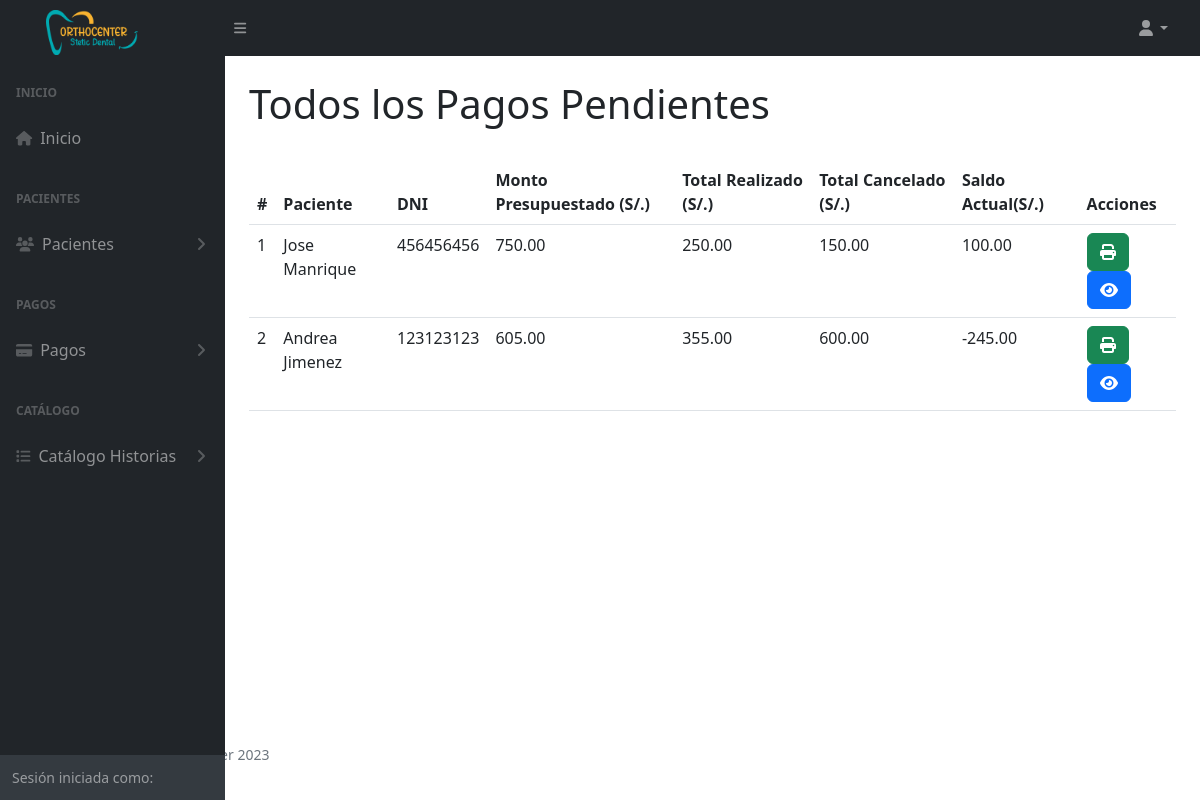
The page /pagosPendientes (signed in) on the database as committed earlier.
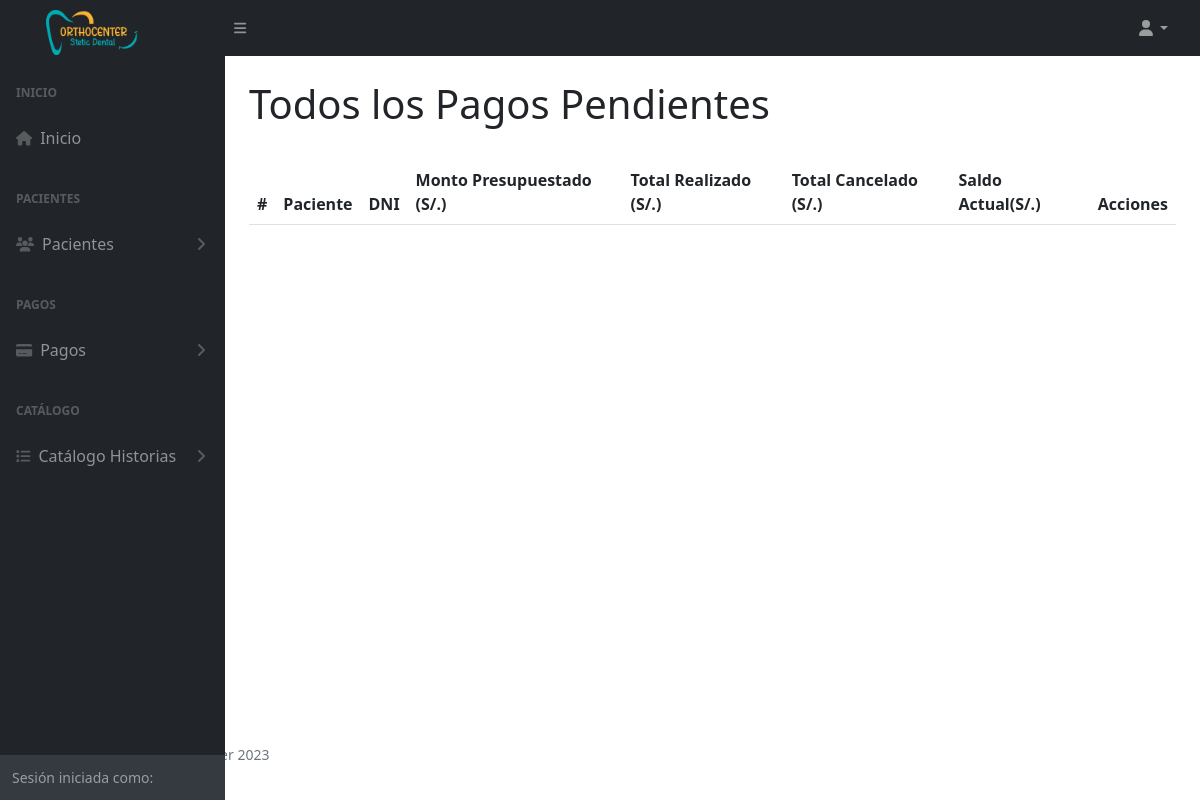
The same page on the database as committed later.
### tables this page shows
CREATE TABLE `tba_paciente`  (
  `IdPaciente` int NOT NULL AUTO_INCREMENT,
  `NombrePaciente` varchar(100) NOT NULL,
  `ApellidoPaciente` varchar(100) NOT NULL,
  `DNIPaciente` int NOT NULL,
  `SexoPaciente` varchar(12) NULL DEFAULT NULL,
  `EdadPaciente` varchar(11) NULL DEFAULT NULL,
  `FechaNacimiento` date NULL DEFAULT NULL,
  `CelularPaciente` varchar(11) NOT NULL,
  `DomicilioPaciente` varchar(255) NULL DEFAULT NULL,
  `LugarProcedencia` varchar(100) NULL DEFAULT NULL,
  `LugarNacimiento` varchar(80) NULL DEFAULT NULL,
  `GradoInstruccion` varchar(20) NULL DEFAULT NULL,
  `RazaPaciente` varchar(20) NULL DEFAULT NULL,
  `OcupacionPaciente` varchar(20) NULL DEFAULT NULL,
  `ReligionPaciente` varchar(20) NULL DEFAULT NULL,
  `EstadoCivil` varchar(20) NULL DEFAULT NULL,
  `NumeroContactoPaciente` varchar(11) NULL DEFAULT NULL,
  `NombreContactoPaciente` varchar(100) NULL DEFAULT NULL,
  `UsuarioCreado` int NOT NULL,
  `UsuarioActualiza` int NOT NULL,
  `FechaCreacion` datetime NOT NULL,
  `FechaActualizacion` datetime NOT NULL,
  PRIMARY KEY (`IdPaciente`) USING BTREE
);

CREATE TABLE `tba_tratamiento`  (
  `IdTratamiento` int NOT NULL AUTO_INCREMENT,
  `IdHistoriaClinica` int NOT NULL,
  `IdPaciente` int NOT NULL,
  `TotalTratamiento` decimal(10, 2) NULL DEFAULT NULL,
  `TotalPagado` decimal(10, 2) NULL DEFAULT NULL,
  `UsuarioCreado` int NOT NULL,
  `UsuarioActualiza` int NOT NULL,
  `FechaCreacion` datetime NOT NULL,
  `FechaActualizacion` datetime NOT NULL,
  PRIMARY KEY (`IdTratamiento`) USING BTREE,
  INDEX `fk_historiaclinica_tratamiento`(`IdHistoriaClinica`) USING BTREE,
  CONSTRAINT `fk_historiaclinica_tratamiento` FOREIGN KEY (`IdHistoriaClinica`) REFERENCES `tba_historiaclinica` (`IdHistoriaClinica`) ON DELETE RESTRICT ON UPDATE RESTRICT
);

### controller/plantilla.controller.php (called while the page is built, shortened)
<?php
class ControllerPlantilla
{
  static public function ctrPlantilla()
  {
    include "view/plantilla.php";
  }
}

### index.php (called while the page is built, shortened)
<?php
require_once "controller/plantilla.controller.php";
require_once "controller/historias.controller.php";
require_once "controller/tratamiento.controller.php";
require_once "controller/pagos.controller.php";
require_once "model/tratamiento.model.php";
require_once "model/pagos.model.php";
$plantilla = new ControllerPlantilla();
$plantilla -> ctrPlantilla();

### controller/pagos.controller.php (called while the page is built, shortened)
<?php
class ControllerPagos
{
  public static function ctrMostrarTotalPorPaciente()
  {
    $tabla = "tba_pago";
    $listaCostoTratamientos = ModelPagos::mdlMostrarTotalPorPaciente($tabla);
    return $listaCostoTratamientos;
  }
}

### model/conexion.php (called while the page is built)
<?php
class Conexion
{
  static public function conn()
  {
    $link = new PDO("mysql:host=localhost;dbname=db_orthocenter","root","");
		$link->exec("set names utf8");
		return $link;
  }
}

### model/pagos.model.php (called while the page is built, shortened)
<?php
require_once "conexion.php";
class ModelPagos
{
  public static function mdlMostrarTotalPorPaciente($tabla)
  {
    $statement = Conexion::conn()->prepare("SELECT
    tba_paciente.IdPaciente,
    tba_paciente.NombrePaciente,
    tba_paciente.ApellidoPaciente,
	  tba_paciente.DNIPaciente,
    tba_tratamiento.IdHistoriaClinica,
    tba_tratamiento.TotalTratamiento,
    tba_tratamiento.TotalPagado
    FROM
    $tabla
    INNER JOIN
    tba_paciente
    ON
      tba_pago.IdPaciente = tba_paciente.IdPaciente
    INNER JOIN
    tba_tratamiento
    INNER JOIN
    tba_detalletratamiento
    ON
      tba_tratamiento.IdTratamiento = tba_detalletratamiento.IdTratamiento
    INNER JOIN
    tba_historiaclinica
    ON
      tba_tratamiento.IdHistoriaClinica = tba_historiaclinica.IdHistoriaClinica AND
      tba_paciente.IdPaciente = tba_historiaclinica.IdPaciente
  GROUP BY
    tba_paciente.IdPaciente");
    $statement -> execute();
    return $statement -> fetchAll();
  }
}

### controller/tratamiento.controller.php (called while the page is built, shortened)
<?php
class ControllerTratamiento
{
  public static function ctrObtenerTotalesTratamiento($codPaciente)
  {
    $tabla = "tba_tratamiento";
    $respuesta = ModelTratamiento::mdlObtenerTotalesTratamiento($tabla, $codPaciente);
    return $respuesta;
  }
  public static function ctrObtenerTotalRealizado($codHistoria)
  {
    $tabla = "tba_detalletratamiento";
    $respuesta = ModelTratamiento::mdlObtenerTotalRealizado($tabla, $codHistoria);
    return $respuesta;
  }
}

### model/tratamiento.model.php (called while the page is built, shortened)
<?php
require_once "conexion.php";
class ModelTratamiento
{
  public static function mdlObtenerTotalesTratamiento($tabla, $codPaciente)
  {
    $statement = Conexion::conn()->prepare("SELECT tba_tratamiento.TotalTratamiento, tba_tratamiento.TotalPagado, (TotalTratamiento - TotalPagado) AS DeudaActual FROM $tabla WHERE tba_tratamiento.IdPaciente = $codPaciente");
    $statement -> execute();
    return $statement -> fetch();
  }
  public static function mdlObtenerTotalRealizado($tabla, $codHistoria)
  {
    $statement = Conexion::conn()->prepare("SELECT SUM(PrecioProcedimiento) AS TotalRealizado FROM $tabla INNER JOIN tba_tratamiento ON tba_detalletratamiento.IdTratamiento = tba_tratamiento.IdTratamiento WHERE tba_tratamiento.IdHistoriaClinica = $codHistoria AND EstadoTratamiento = 2");
    $statement -> execute();
    return $statement -> fetch();
  }
}

### view/modules/pagosPendientes.php (the view, shortened to what the changed rows need)
  <div id="layoutSidenav_content">
    <main class="bg">
      <div class="container-fluid px-4">
        <h1 class="mt-4">Todos los Pagos Pendientes</h1>
        <div class="card-body">
          <table id="datatablesSimple" class="data-table-AllCostos table">
            <thead>
              <tr>
                <th>#</th>
                <th>Paciente</th>
                <th>DNI</th>
                <th>Monto Presupuestado (S/.)</th>
                <th>Total Realizado (S/.)</th>
                <th>Total Cancelado (S/.)</th>
                <th>Saldo Actual(S/.)</th>
                <th>Acciones</th>
              </tr>
            </thead>
            <tbody>
              <?php
                $listaCostoTratamientos = ControllerPagos::ctrMostrarTotalPorPaciente();
                foreach ($listaCostoTratamientos as $key => $value)
                {
                  $totalesTratamiento = ControllerTratamiento::ctrObtenerTotalesTratamiento($value["IdPaciente"]);
                  $totalRealizado = ControllerTratamiento::ctrObtenerTotalRealizado($value["IdHistoriaClinica"]);
                  $deudaRealizados = number_format($totalRealizado["TotalRealizado"]-$totalesTratamiento["TotalPagado"], 2);
                  echo
                    '<tr>
                      <td>'.($key + 1).'</td>
                      <td>'.$value["NombrePaciente"].' '.$value["ApellidoPaciente"].'</td>
                      <td>'.$value["DNIPaciente"].'</td>
                      <td>'.number_format($value["TotalTratamiento"],2).'</td>
                      <td>'.number_format($totalRealizado["TotalRealizado"],2).'</td>
                      <td>'.number_format($totalesTratamiento["TotalPagado"],2).'</td>
                      <td>'.$deudaRealizados.'</td>
                      <td>
                        <button class="btn btn-success btnFichaPagos" id="btnFichaPagos" codPaciente="'.$value["IdPaciente"].'"><i class="fa-solid fa fa-print"></i></button>
                        <button class="btn btn-primary btnVisualizarPagos" id="btnVisualizarPagos" codPaciente="'.$value["IdPaciente"].'" codHistoria="'.$value["IdHistoriaClinica"].'"><i class="fa fa-eye"></i></button>
                      </td>
                    </tr>';
                }
              ?>
            </tbody>
          </table>
        </div>
      </div>
    </main>
  </div>
</div>

Rows that differ between the two databases and show on the page:
removed tba_paciente: NombrePaciente "Jose", ApellidoPaciente "Manrique", DNIPaciente "456456456", TotalTratamiento "750.00", TotalRealizado "250.00", tba_tratamiento.TotalPagado "150.00", deudaRealizados "100.00"
removed tba_paciente: NombrePaciente "Andrea", ApellidoPaciente "Jimenez", DNIPaciente "123123123", TotalTratamiento "605.00", TotalRealizado "355.00", tba_tratamiento.TotalPagado "600.00", deudaRealizados "-245.00"
